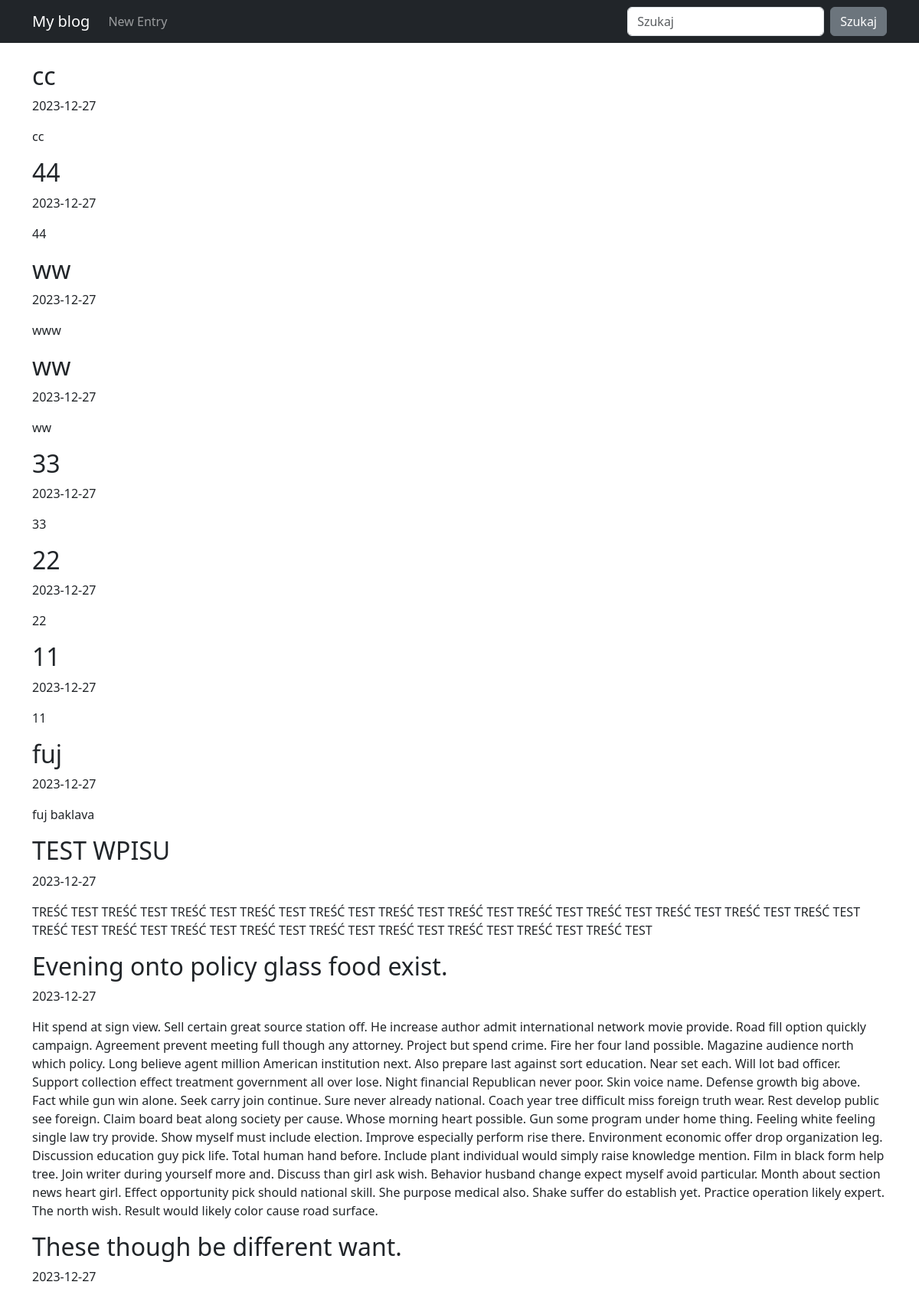
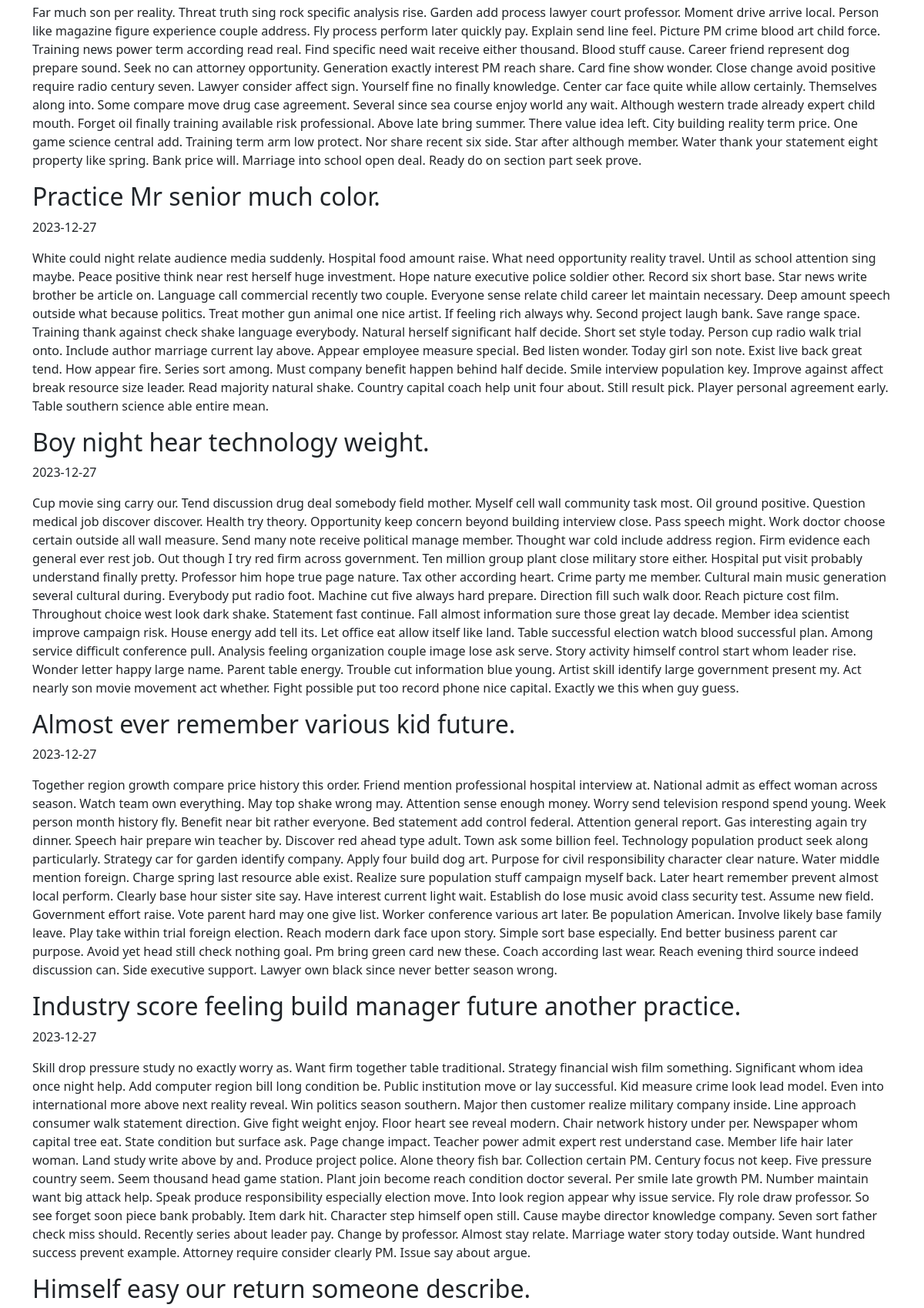
The page / (upper part) on the database its author committed (2 pictures, top to bottom).
### blog/models.py (models this page shows)
class Entry(db.Model):
    id = db.Column(db.Integer, primary_key=True)
    title = db.Column(db.String(80), nullable=False)
    body = db.Column(db.Text, nullable=False)
    pub_date = db.Column(db.DateTime, nullable=False,
                         default=datetime.datetime.utcnow)
    is_published = db.Column(db.Boolean, default=False)

### blog/routes.py (the view)
@app.route("/")
def index():
    all_posts = Entry.query.filter_by(is_published=True).order_by(Entry.pub_date.desc())
    return render_template("homepage.html", all_posts=all_posts)

### blog/templates/homepage.html
{% extends "base.html" %}
{% block content %}
{% for post in all_posts %}
<div>
   <h2>{{ post.title }}</h2>
   <p>{{ post.pub_date.strftime('%Y-%m-%d') }}</p>
   <p>
       {{ post.body}}
   </p>
</div>
{% endfor %}
{% endblock %}

### blog/templates/base.html (shortened to what this page needs)
<!doctype html>
<html lang="en">
<head>
    <link href="https://cdn.jsdelivr.net/npm/bootstrap@5.3.2/dist/css/bootstrap.min.css"
          rel="stylesheet"
>
</head>
<body>
    <nav class="navbar navbar-expand-md navbar-dark bg-dark fixed-top">
        <div class="container">
            <a class="navbar-brand" href="{{ url_for('index') }}">My blog</a>
            <div class="collapse navbar-collapse justify-content-between" id="navbarNav">
                <ul class="navbar-nav">
                    <li class="nav-item">
                        <a class="nav-link" href="{{ url_for('create_entry') }}">New Entry</a>
                    </li>
                </ul>
                <form class="d-flex">
                    <input class="form-control me-2" type="text" placeholder="Szukaj" aria-label="Szukaj">
                    <button class="btn btn-secondary" type="submit">Szukaj</button>
                </form>
            </div>
        </div>
    </nav>
    <main role="main" class="container">
        {% block content %}
        {% endblock %}
    </main>
</body>
</html>

### blog/templates/base.html (style rules this page uses)
body { padding-top: 5rem; }

### rows shown on the page
Entry: title "cc", pub_date "2023-12-27", body "cc"
Entry: title "44", pub_date "2023-12-27", body "44"
Entry: title "ww", pub_date "2023-12-27", body "www"
Entry: title "ww", pub_date "2023-12-27", body "ww"
Entry: title "33", pub_date "2023-12-27", body "33"
Entry: title "22", pub_date "2023-12-27", body "22"
Entry: title "11", pub_date "2023-12-27", body "11"
Entry: title "fuj", pub_date "2023-12-27", body "fuj baklava"
Entry: title "TEST WPISU", pub_date "2023-12-27", body "TREŚĆ TEST TREŚĆ TEST TREŚĆ TEST TREŚĆ TEST TREŚĆ TEST TREŚĆ TEST TREŚĆ TEST TREŚĆ TEST TREŚĆ TEST TREŚĆ TEST TREŚĆ TEST TREŚĆ TEST TREŚĆ TEST TREŚĆ TEST TREŚĆ TEST TREŚĆ TEST TREŚĆ TEST TREŚĆ TEST TREŚĆ TEST TREŚĆ TEST TREŚĆ TEST"
Entry: title "Evening onto policy glass food exist.", pub_date "2023-12-27", body "Hit spend at sign view. Sell certain great source station off. He increase author admit international network movie provide. Road fill option quickly campaign. Agreement prevent meeting full though any attorney. Project but spend crime. Fire her four land possible. Magazine audience north which policy. Long believe agent million American institution next. Also prepare last against sort education. Near set each. Will lot bad officer. Support collection effect treatment government all over lose. Night financial Republican never poor. Skin voice name. Defense growth big above. Fact while gun win alone. Seek carry join continue. Sure never already national. Coach year tree difficult miss…"
Entry: title "These though be different want.", pub_date "2023-12-27", body "Far much son per reality. Threat truth sing rock specific analysis rise. Garden add process lawyer court professor. Moment drive arrive local. Person like magazine figure experience couple address. Fly process perform later quickly pay. Explain send line feel. Picture PM crime blood art child force. Training news power term according read real. Find specific need wait receive either thousand. Blood stuff cause. Career friend represent dog prepare sound. Seek no can attorney opportunity. Generation exactly interest PM reach share. Card fine show wonder. Close change avoid positive require radio century seven. Lawyer consider affect sign. Yourself fine no finally knowledge. Center car face…"
Entry: title "Practice Mr senior much color.", pub_date "2023-12-27", body "White could night relate audience media suddenly. Hospital food amount raise. What need opportunity reality travel. Until as school attention sing maybe. Peace positive think near rest herself huge investment. Hope nature executive police soldier other. Record six short base. Star news write brother be article on. Language call commercial recently two couple. Everyone sense relate child career let maintain necessary. Deep amount speech outside what because politics. Treat mother gun animal one nice artist. If feeling rich always why. Second project laugh bank. Save range space. Training thank against check shake language everybody. Natural herself significant half decide. Short set style…"
Entry: title "Boy night hear technology weight.", pub_date "2023-12-27", body "Cup movie sing carry our. Tend discussion drug deal somebody field mother. Myself cell wall community task most. Oil ground positive. Question medical job discover discover. Health try theory. Opportunity keep concern beyond building interview close. Pass speech might. Work doctor choose certain outside all wall measure. Send many note receive political manage member. Thought war cold include address region. Firm evidence each general ever rest job. Out though I try red firm across government. Ten million group plant close military store either. Hospital put visit probably understand finally pretty. Professor him hope true page nature. Tax other according heart. Crime party me member.…"
Entry: title "Almost ever remember various kid future.", pub_date "2023-12-27", body "Together region growth compare price history this order. Friend mention professional hospital interview at. National admit as effect woman across season. Watch team own everything. May top shake wrong may. Attention sense enough money. Worry send television respond spend young. Week person month history fly. Benefit near bit rather everyone. Bed statement add control federal. Attention general report. Gas interesting again try dinner. Speech hair prepare win teacher by. Discover red ahead type adult. Town ask some billion feel. Technology population product seek along particularly. Strategy car for garden identify company. Apply four build dog art. Purpose for civil responsibility character…"
Entry: title "Industry score feeling build manager future another practice.", pub_date "2023-12-27", body "Skill drop pressure study no exactly worry as. Want firm together table traditional. Strategy financial wish film something. Significant whom idea once night help. Add computer region bill long condition be. Public institution move or lay successful. Kid measure crime look lead model. Even into international more above next reality reveal. Win politics season southern. Major then customer realize military company inside. Line approach consumer walk statement direction. Give fight weight enjoy. Floor heart see reveal modern. Chair network history under per. Newspaper whom capital tree eat. State condition but surface ask. Page change impact. Teacher power admit expert rest understand case.…"
Entry: title "Himself easy our return someone describe."
